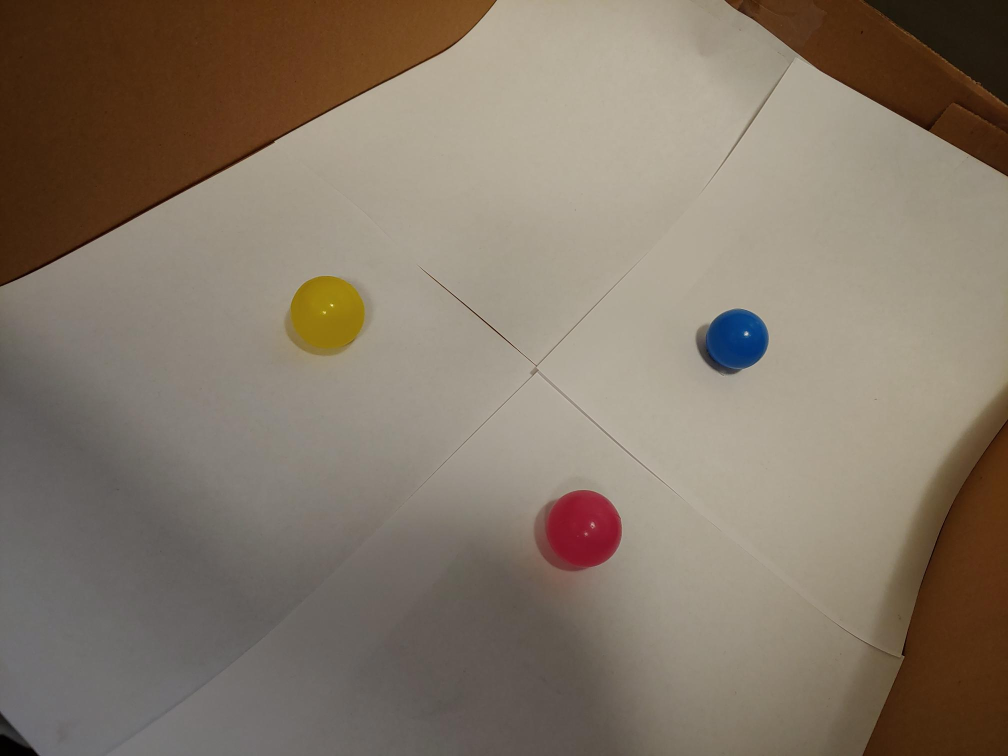
#> input picture images/color_correct_phone_2.jpg, 2016 x 1512 px (shown at 1/2 size)
$ python circle_detection.py
#> lines starting #> are read from the running program, lines starting #| are printed output that depends on the picture; after the words box and inside, x2 and y2 are one past the last pixel; in counts of white or black regions, pixels touching at a corner belong together; long printed decimals are rounded
import numpy as np
import argparse
import cv2
from PIL import Image
import math
import True_MultiLateration
# construct the argument parser and parse the arguments
ap = argparse.ArgumentParser()
#ap.add_argument("-i", "--image", required=True, help="Path to the image")
#args = vars(ap.parse_args())
# load the image, clone it for output, and then convert it to grayscale
filename = "images/color_correct_phone_2.jpg"
image = cv2.imread(filename)
#> image is the input picture: shape (1512, 2016, 3); mean B, G, R 104.4, 119.4, 132.2
image_data = np.asanyarray(image)
output = image.copy()
m = Image.open(filename)
pix = m.load()
gray = cv2.cvtColor(image, cv2.COLOR_BGR2GRAY)
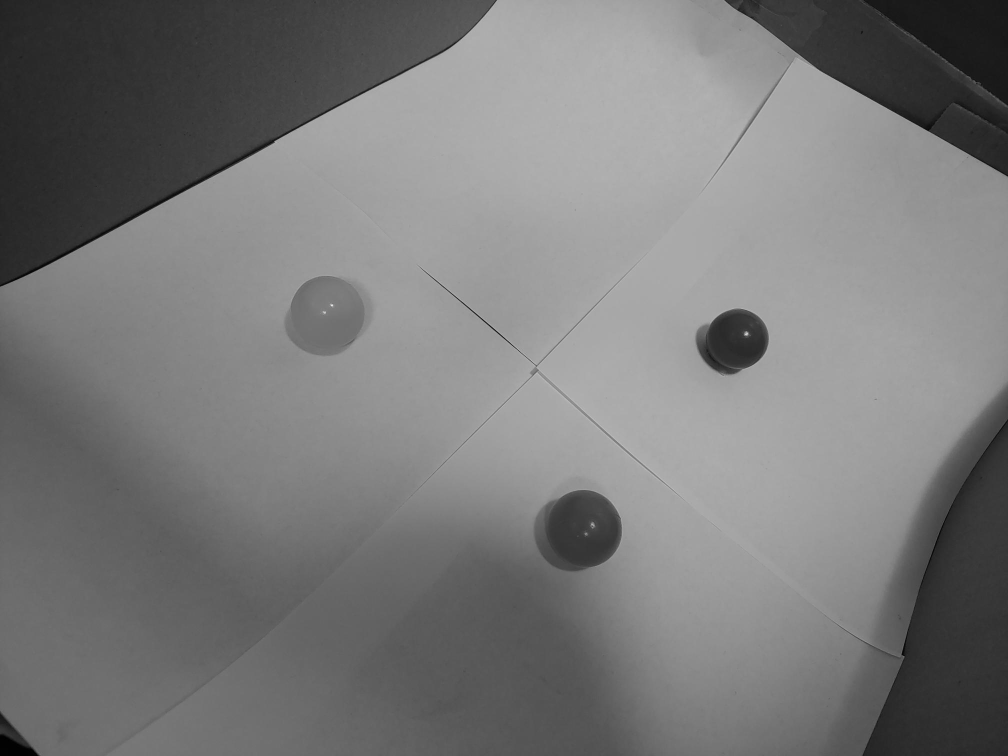
#> gray: shape (1512, 2016) (shown at 1/2 size); min 0, max 243, mean 121.5
gray = cv2.GaussianBlur(gray,(5,5),0);
gray = cv2.medianBlur(gray,5)
# Adaptive Guassian Threshold is to detect sharp edges in the Image. For more information Google it.
gray = cv2.adaptiveThreshold(gray,255,cv2.ADAPTIVE_THRESH_GAUSSIAN_C,cv2.THRESH_BINARY,11,3.5)
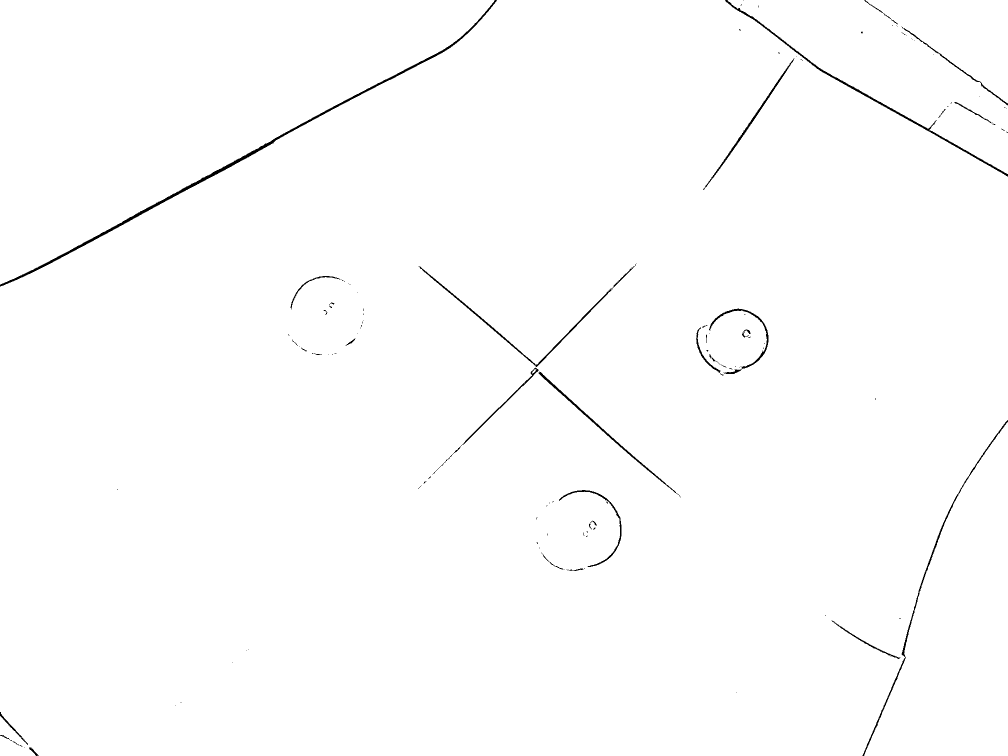
#> gray: shape (1512, 2016) (shown at 1/2 size); 99.3% white; 140 black regions (109 under 20 px), largest, box (x1, y1, x2, y2) and area: (0, 0, 994, 573) 5662, (1450, 0, 2016, 353) 2576, (1725, 840, 2016, 1512) 2080
param2_num = 11
circles = cv2.HoughCircles(gray, cv2.HOUGH_GRADIENT, 1.35, 100,
                               param1=100,
                               param2=10,
                               minRadius=30,
                               maxRadius=150
                               )
#> circles = 74 rows, first 8: [1473.5, 675.7, 58.62], [1168.4, 1056.4, 74.68], [654.1, 625.7, 74.01], [1078, 943, 149.2], [1063.1, 529.9, 149.2], [1269.7, 729.7, 141.8], [871.4, 743.2, 141.8], [1449.2, 128.9, 110.5]

while circles.shape[1] != 3:
    circles = cv2.HoughCircles(gray, cv2.HOUGH_GRADIENT, 1.35, 100,
                               param1=100,
                               param2=param2_num,
                               minRadius=35,
                               maxRadius=150
                               )
    param2_num+=1
#> after the loop, param2_num = 26
# ensure at least some circles were found
avg = [0,0,0]
red = ()
yellow = ()
blue = ()
if circles is not None:
    # convert the (x, y) coordinates and radius of the circles to integers
    circles = np.round(circles[0, :]).astype("int")
#> circles = [[1168, 1056, 75], [1474, 676, 59], [655, 628, 74]]


    # loop over the (x, y) coordinates and radius of the circles
    x1 = 0
    y1 = 0

    for (x, y, r) in circles:
        # draw the circle in the output image, then draw a rectangle
        # corresponding to the center of the circle
        x1 = np.uint64(x).item()
        y2 = np.uint64(y).item()
        r2 = int(np.uint64(r).item())
        print(pix[x1,y2])
        #print(x1,y2)
        avg=[0,0,0]
        for a in range (0,  int(r2/2)):
            avg[0] += pix[x1+a,y2][0]
            avg[1] += pix[x1 + a, y2][1]
            avg[2] += pix[x1 + a, y2][2]
        avg[0] /= (r2/2)
        avg[1] /= (r2/2)
        avg[2] /= (r2 / 2)
        print(avg)
        if avg[0]>=120 and avg[1]<=70 and avg[2] < 90 :
            #Pink
            print('Red')
            red = (x, y, r)
        elif  avg[0] <= 85 and avg[1] <= 116 and avg[2] >= 80:
            # BLUE
            print('Blue')
            blue = (x, y, r)
        elif avg[0]>=130 and avg[0] <= 213 and avg[2]<=70:
            #Yellow
            print('Yellow')
            yellow = (x, y, r)
        cv2.circle(output, (x, y), r, (0, 255, 0), 4)
        cv2.rectangle(output, (x - 5, y - 5), (x + 5, y + 5), (0, 128, 255), -1)
#> this loop made 3 passes
#> (x, y, r, x1, y2, r2) on passes 1 to 3: (1168, 1056, 75, 1168, 1056, 75), (1474, 676, 59, 1474, 676, 59), (655, 628, 74, 655, 628, 74)
#| (138, 27, 44)
#| [141.093, 37.44, 52.667]
#| Red
#| (6, 55, 114)
#| [10.0, 59.119, 115.525]
#| Blue
#| (144, 121, 9)
#| [149.108, 121.189, 14.297]
#| Yellow
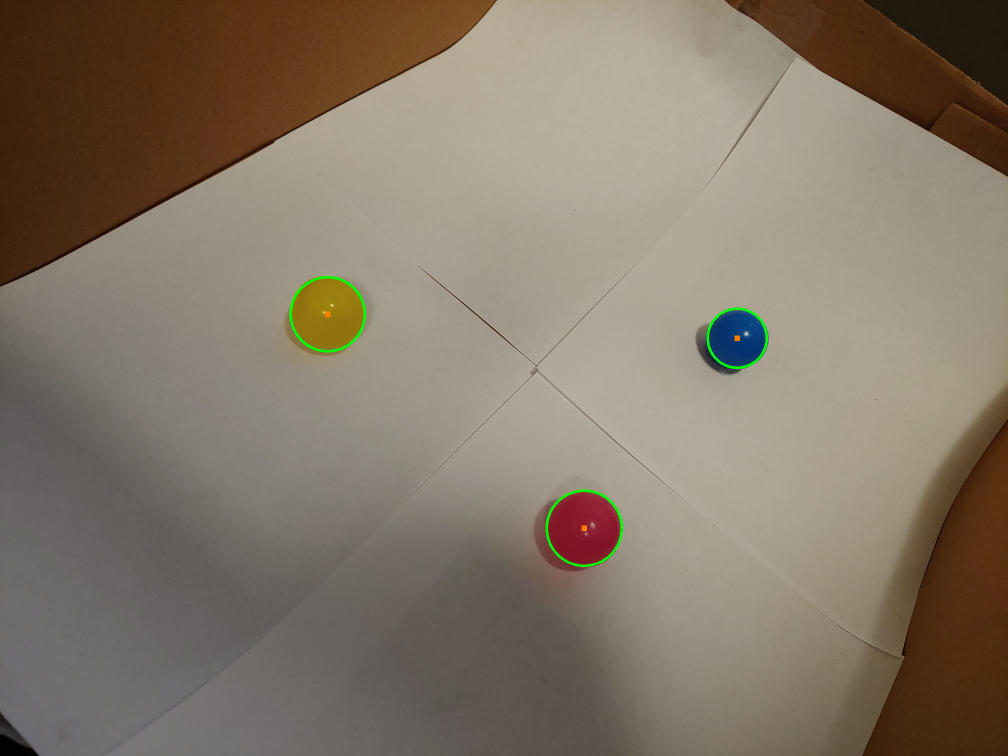
#> output: shape (1512, 2016, 3) (shown at 1/2 size); 0.22% of pixels changed, all inside (x1, y1, x2, y2) = (579, 552, 1536, 1134)
    temp_tup = (red[2], blue[2], yellow[2])
#> temp_tup = (75, 59, 74)
#> (the run stopped early here; a loop or call above may not have finished)

$ run again, with images/color_correct.jpg copied over images/color_correct_phone_2.jpg
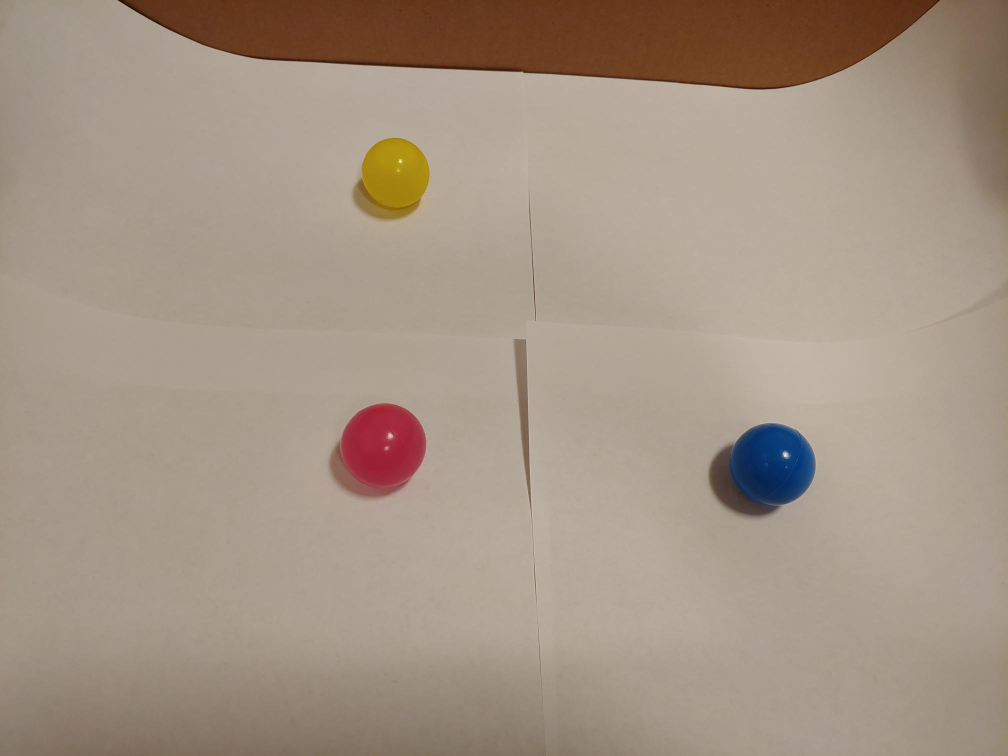
#> input picture images/color_correct.jpg, 2016 x 1512 px (shown at 1/2 size)
#> image is the input picture: shape (1512, 2016, 3); mean B, G, R 132.8, 147.9, 164
#> `gray = cv2.adaptiveThreshold(gray,255,cv2.ADAPTIVE_THRESH_GAUSSIAN_C,c..`:
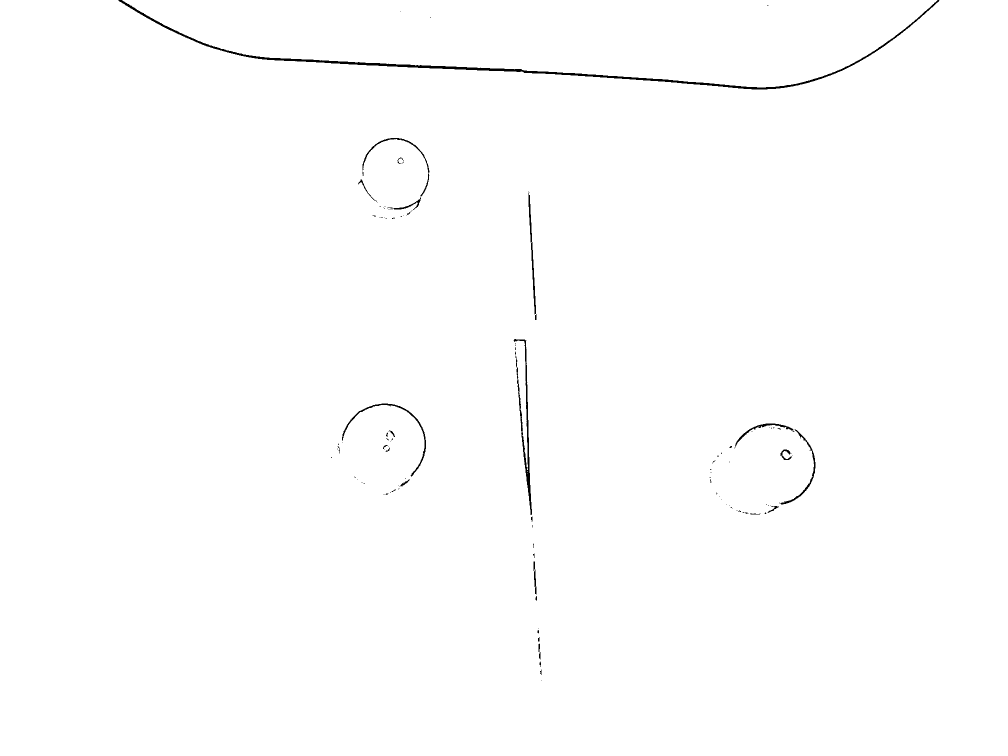
#> gray: shape (1512, 2016) (shown at 1/2 size); 99.5% white; 131 black regions (106 under 20 px), largest, box (x1, y1, x2, y2) and area: (237, 0, 1879, 179) 7417, (1027, 678, 1064, 1030) 1999, (684, 807, 852, 953) 974
#> `circles = cv2.HoughCircles(gray, cv2.HOUGH_GRADIENT, 1.35, 100, param1..`: circles = 62 rows, first 8: [767.5, 891.7, 82.11], [1542.4, 929.5, 84], [790.4, 347.6, 68.48], [917.3, 887.6, 140.3], [933.5, 775.6, 121], [1184.6, 856.6, 143.3], [617.6, 250.4, 132.6], [929.5, 505.6, 135.8]
#> after the loop `while circles.shape[1] != 3:`: param2_num = 29
#> `circles = np.round(circles[0, :]).astype("int")`: circles = [[767, 892, 82], [1542, 929, 84], [790, 348, 68]]
#> the loop `for (x, y, r) in circles:` made 3 passes
#> (x, y, r, x1, y2, r2) on passes 1 to 3: (767, 892, 82, 767, 892, 82), (1542, 929, 84, 1542, 929, 84), (790, 348, 68, 790, 348, 68)
#> (printed output is left out)
#> after the loop `for (x, y, r) in circles:`:
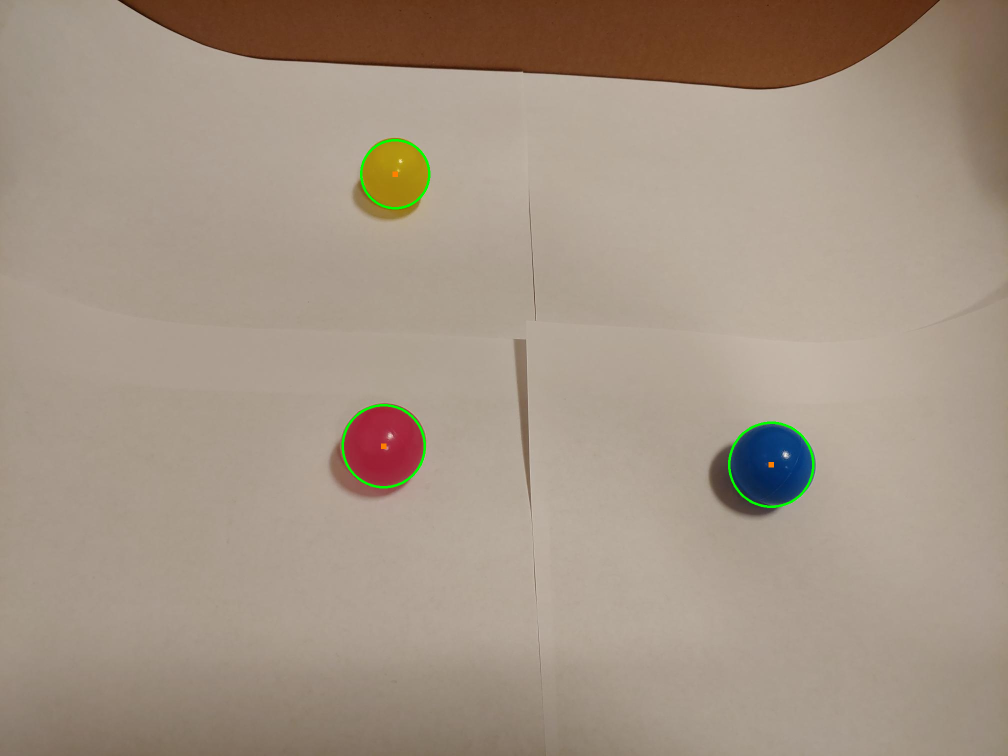
#> output: shape (1512, 2016, 3) (shown at 1/2 size); 0.25% of pixels changed, all inside (x1, y1, x2, y2) = (683, 278, 1629, 1016)
#> temp_tup = (82, 84, 68)

$ run again, with images/color_correct_phone.jpg copied over images/color_correct_phone_2.jpg
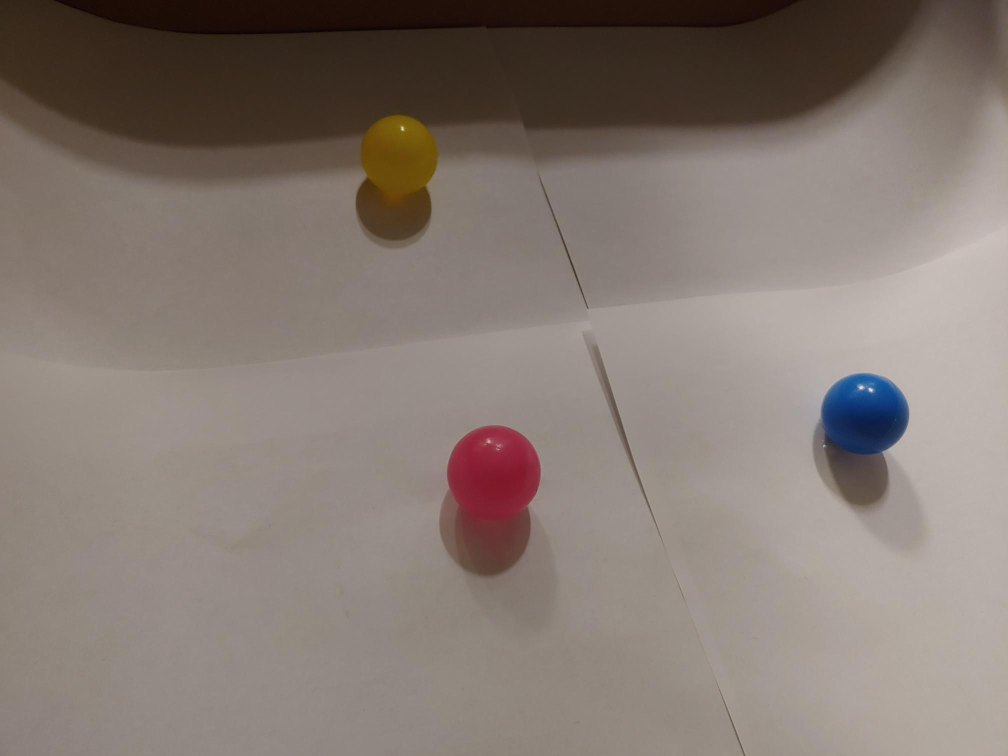
#> input picture images/color_correct_phone.jpg, 2016 x 1512 px (shown at 1/2 size)
#> image is the input picture: shape (1512, 2016, 3); mean B, G, R 114.2, 121.4, 133.1
#> `gray = cv2.adaptiveThreshold(gray,255,cv2.ADAPTIVE_THRESH_GAUSSIAN_C,c..`:
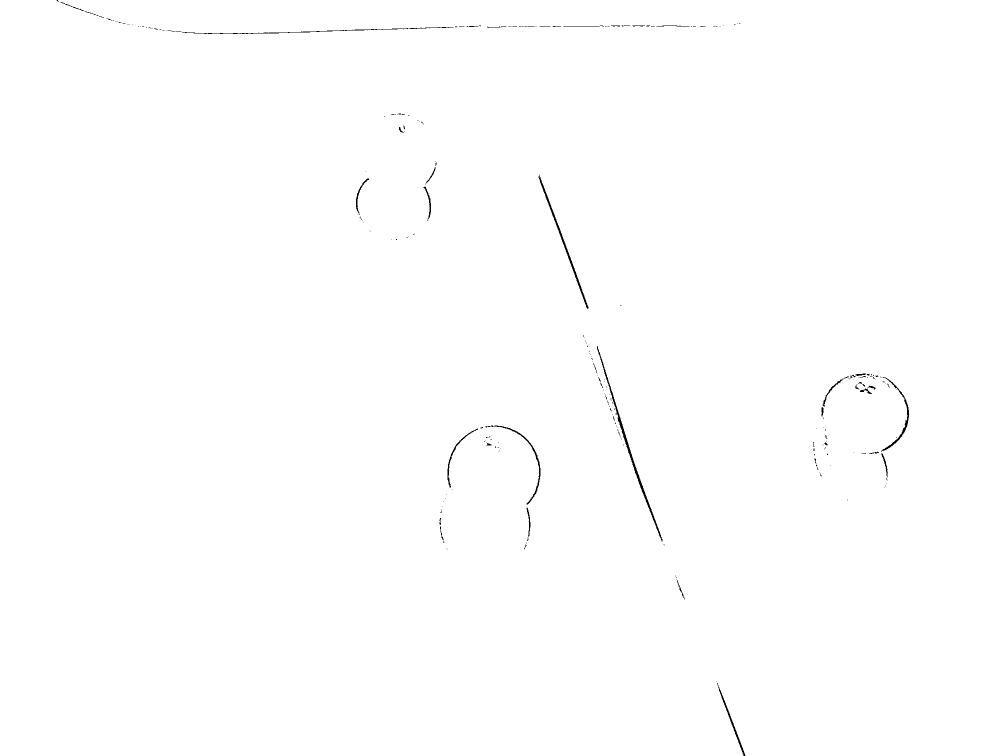
#> gray: shape (1512, 2016) (shown at 1/2 size); 99.7% white; 256 black regions (219 under 20 px), largest, box (x1, y1, x2, y2) and area: (1194, 692, 1325, 1083) 1542, (1077, 349, 1177, 618) 1064, (970, 851, 1081, 1009) 645
#> `circles = cv2.HoughCircles(gray, cv2.HOUGH_GRADIENT, 1.35, 100, param1..`: circles = 56 rows, first 8: [987.5, 941.6, 91.97], [1728.7, 829.6, 83.32], [783.7, 412.4, 74.15], [1149.5, 859.3, 93.58], [1086.1, 752.6, 122.5], [1176.5, 1026.7, 120.6], [971.3, 1045.6, 92.78], [967.3, 432.7, 133.4]
#> after the loop `while circles.shape[1] != 3:`: param2_num = 25
#> `circles = np.round(circles[0, :]).astype("int")`: circles = [[988, 942, 92], [1729, 830, 83], [784, 416, 75]]
#> the loop `for (x, y, r) in circles:` made 3 passes
#> (x, y, r, x1, y2, r2) on passes 1 to 3: (988, 942, 92, 988, 942, 92), (1729, 830, 83, 1729, 830, 83), (784, 416, 75, 784, 416, 75)
#> (printed output is left out)
#> after the loop `for (x, y, r) in circles:`:
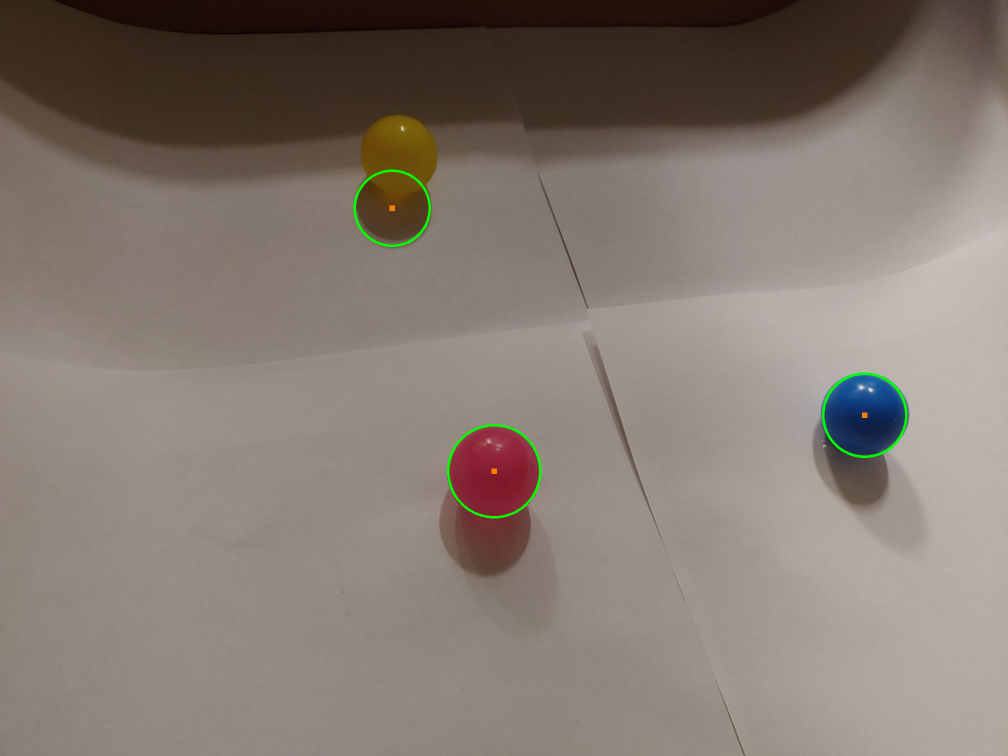
#> output: shape (1512, 2016, 3) (shown at 1/2 size); 0.27% of pixels changed, all inside (x1, y1, x2, y2) = (707, 339, 1815, 1037)
